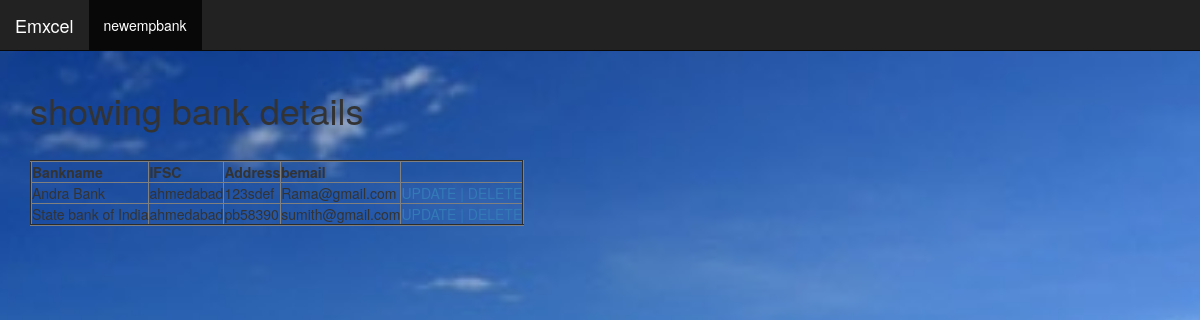
The app's page /bank/ (signed in) with its own data.
### emxcel/models.py (models this page shows)
class BankDetail(models.Model):
    bankname=models.CharField(max_length=20)
    address=models.CharField(max_length=16)
    ifsc=models.CharField(max_length=7)
    bemail=models.EmailField(max_length=70, null=True, blank=True, unique=True)

### emxcel/templates/emxcel/bankdetail_list.html
{% extends "emxcel/home.html" %}
{% block menu %}
<ul class="nav navbar-nav">
      <li class="active"><a href="/create_bank">newempbank</a></li><br>
      {% endblock  %}
      {% block content %}
      <h1>showing bank details</h1><br>
      <table border="2">
      	<tr>
      		<th>Bankname</th>
      		<th>IFSC</th>
      		<th>Address</th>
                  <th>bemail</th>
      	</tr>
      	{% for object in object_list %}
      	<tr>
      		<td>{{ object.bankname }}</td>
      		<td>{{ object.address }}</td>
      		<td>{{ object.ifsc }}</td>
                  <td>{{ object.bemail }}</td>
      		<td>
      			<a href="/bankdetail_update/{{ object.id }}">UPDATE |</a>
      			<a href="/bankdetail_delete/{{ object.id }}">DELETE</a>
      	</tr>
      	{% endfor %}
      </table>
{% endblock %}

### emxcel/templates/emxcel/home.html (style rules this page uses)
#bg { background-size: 2000px 3000px; background-repeat: no-repeat; background-position: center; background-attachment: fixed; background-size: cover; }

### records on screen
BankDetail: bankname "Andra Bank", address "ahmedabad", ifsc "123sdef", bemail "Rama@gmail.com"
BankDetail: bankname "State bank of India", address "ahmedabad", ifsc "pb58390", bemail "sumith@gmail.com"
